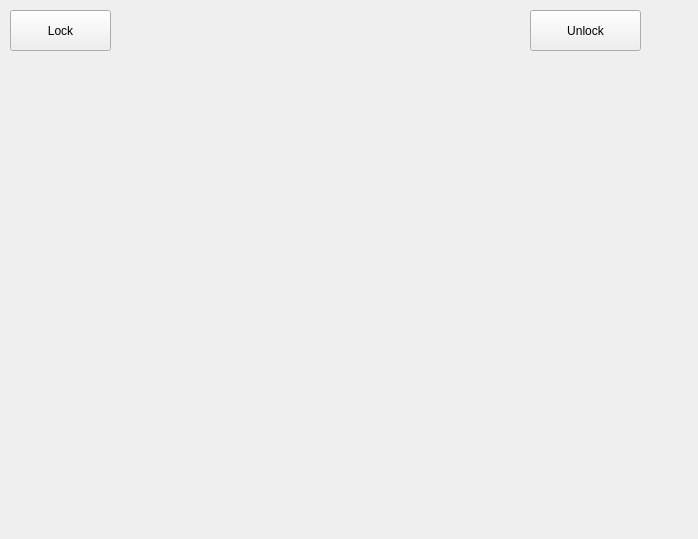
<?xml version="1.0" encoding="UTF-8"?>
<ui version="4.0">
 <class>ScreenDlg</class>
 <widget class="QWidget" name="ScreenDlg">
  <property name="geometry">
   <rect>
    <x>0</x>
    <y>0</y>
    <width>698</width>
    <height>539</height>
   </rect>
  </property>
  <property name="windowTitle">
   <string>Form</string>
  </property>
  <widget class="QPushButton" name="lockBtn">
   <property name="geometry">
    <rect>
     <x>10</x>
     <y>10</y>
     <width>101</width>
     <height>41</height>
    </rect>
   </property>
   <property name="text">
    <string>Lock</string>
   </property>
  </widget>
  <widget class="QPushButton" name="unlockBtn">
   <property name="geometry">
    <rect>
     <x>530</x>
     <y>10</y>
     <width>111</width>
     <height>41</height>
    </rect>
   </property>
   <property name="text">
    <string>Unlock</string>
   </property>
  </widget>
  <widget class="QWidget" name="screenWidget" native="true">
   <property name="geometry">
    <rect>
     <x>20</x>
     <y>70</y>
     <width>651</width>
     <height>451</height>
    </rect>
   </property>
  </widget>
 </widget>
 <resources/>
 <connections/>
</ui>
